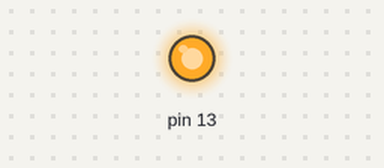
The sketch below on a simulated Arduino Uno, built with avr-gcc and run on an emulated ATmega328P. Parts: output pins drawn as LEDs (lit = HIGH).

Above: at 0.15 s.
At 5.6 s:
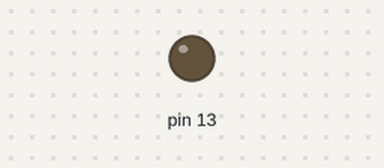
Timing chart, 0 to 6.0 s (numbered marks = the images above):
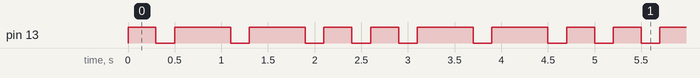

The sketch:

morse.ino
```cpp
void setup(){
pinMode(13,OUTPUT);
}
char morseBlink(char morse[]);

char * convert[]={".-","-...","-.-.","-..",".","..-.","--.","....","..",".---","-.-",".-..","--","-.","---",".--.","--.-",".-.","...","-","..-","...-",".--","-..-","-.--","--.."};


void loop(){


char bar[14]="PHANHUYHOANG!";
int tonumber=bar[0]-'0';
morseBlink(convert[tonumber-17]);

}

// FOR MORSE BLINK
char morseBlink(char morse[]){
	for(int k=0;k<4;){
		if (morse[k]-'0'+4 == 1)
		{
		       	digitalWrite(13,1);
            delay(600);
            digitalWrite(13,0);
            delay(200);
		}
		else if(morse[k]-'0'+3 ==1 )
		{
            digitalWrite(13,1);
            delay(300);
            digitalWrite(13,0);
            delay(200);
    }
		else{
            digitalWrite(13,0);
            delay(1200);
		}

	++k;
	}
}
```

Measured:
- by itself, pin 13: repeats every 2.6 s: 2 × (LOW 0.20 s, HIGH 0.60 s), 2 × (LOW 0.20 s, HIGH 0.30 s)
- by itself, everything shown: repeats every 2.6 s, in 8 steps
